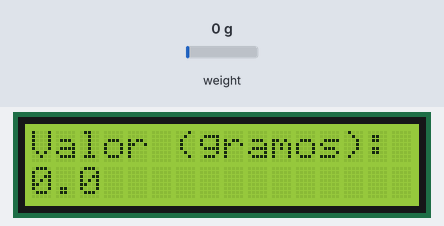
A sketch run on a simulated Arduino Uno, built with avr-gcc and run on an emulated ATmega328P. On the bench: 16×2 character LCD. Inputs (shaded band) come from the test bench; at power-on: weight on the scale 0 g. What the sketch prints to the serial monitor is not drawn.

Above: at 2.6 s.
2.7 s: weight on the scale set to 100 g
At 6.7 s:
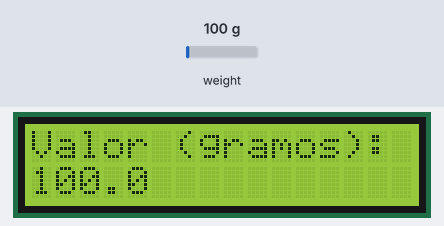
7.6 s: weight on the scale set to 1250 g
At 11.4 s:
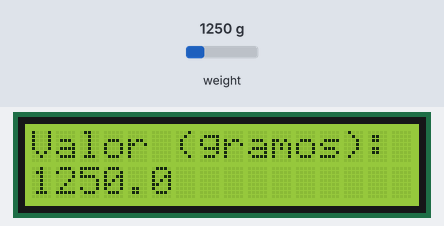
11.8 s: weight on the scale set to 2500 g
At 15.2 s:
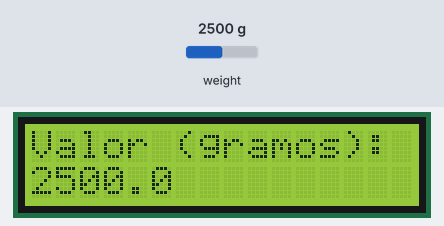
Timing chart, 0 to 16.7 s (numbered marks = the images above; inputs shaded):
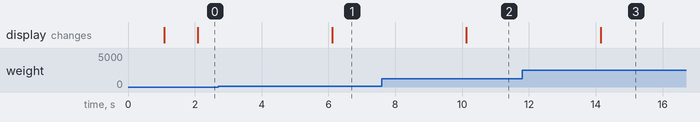

The sketch:

sensorPeso.ino
```cpp
#include <Wire.h>
#include <LiquidCrystal_I2C.h>
#include "HX711.h" // Incluir la librería HX711

#define DT 2       // a pin digital 2
#define SCK 3      // a pin digital 3

HX711 celda;

LiquidCrystal_I2C lcd(0x27, 16, 2);

void setup() {
  Serial.begin(9600);
  Serial.println("Balanza con celda de carga");

  celda.begin(DT, SCK);
  celda.set_scale(2213.f); // Establece el factor de escala obtenido del primer programa
  celda.tare(

  ); // Realiza la tara o puesta a cero

  // Inicia la pantalla LCD con los parámetros necesarios
  lcd.begin(16, 2); // Número de columnas y filas del LCD
  // Enciende la luz de fondo
  lcd.backlight();
  // Escribe el mensaje en la primera línea
  lcd.setCursor(0, 0);
  lcd.print("Valor (gramos):");
}

void loop() {
  float weight = celda.get_units(10); // Obtener el promedio de 10 lecturas

  Serial.print("Valor (gramos): ");
  lcd.setCursor(0, 1);
  // Verificar si el peso es negativo o muy pequeño (considerado como no hay objeto)
  if (weight < 0) {
    Serial.println(0, 1); // Mostrar 0 si el valor es negativo o muy pequeño
    lcd.print("0.0          ");
  } else {
    Serial.println(weight, 1); // Muestra el valor obtenido
    lcd.print(weight, 1); // Muestra el valor en el LCD
    lcd.print("          "); // Espacios para limpiar caracteres restantes
  }

  celda.power_down(); // Apaga el módulo HX711
  delay(3000);
  celda.power_up(); // Despierta al módulo HX711
}
```

Measured:
- after the input at 2.7 s, the display: changes after 3.4 s (image 1)
- after the input at 7.6 s, the display: changes after 2.5 s (image 2)
- after the input at 11.8 s, the display: changes after 2.3 s (image 3)
